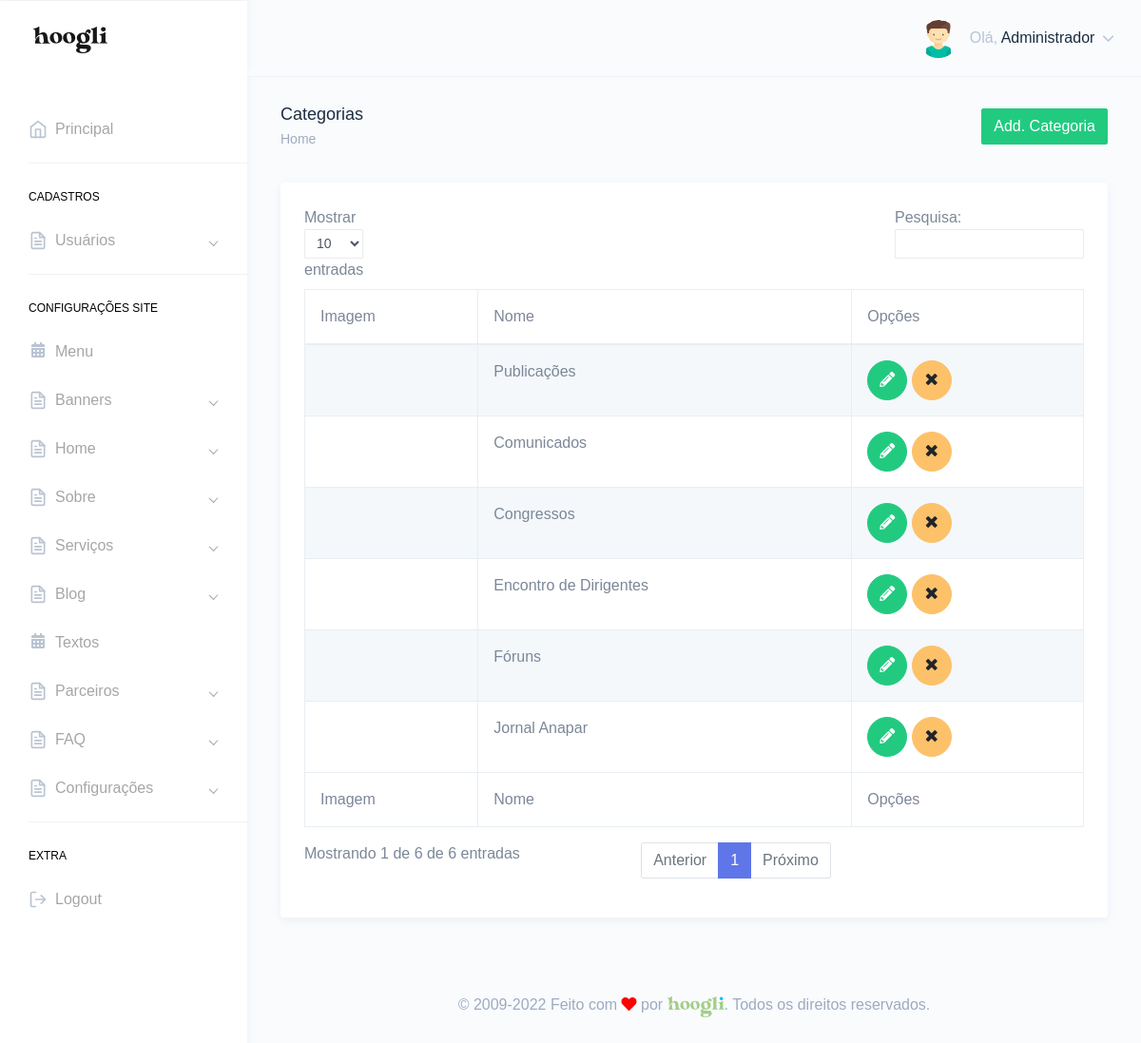
The app's page /painel/categorias-publicacoes.php (signed in) with its own data.
### tables this page shows
CREATE TABLE `tbl_usuarios` (
  `id` int(11) NOT NULL,
  `nome` varchar(250) DEFAULT NULL,
  `email` varchar(250) DEFAULT NULL,
  `telefone` varchar(250) DEFAULT NULL,
  `endereco` varchar(250) DEFAULT NULL,
  `cpf` varchar(100) DEFAULT NULL,
  `login` varchar(100) DEFAULT NULL,
  `senha` varchar(100) DEFAULT NULL,
  `foto` varchar(250) DEFAULT NULL,
  `id_cargo` int(11) DEFAULT NULL,
  `sexo` varchar(2) DEFAULT NULL,
  `perm_cad_usuario` varchar(2) DEFAULT NULL,
  `perm_relatorio` varchar(2) DEFAULT NULL,
  `perm_add_usuario` varchar(2) DEFAULT NULL,
  `perm_edit_usuario` varchar(2) DEFAULT NULL,
  `perm_del_usuario` varchar(2) DEFAULT NULL,
  `perm_cad_contato` varchar(2) DEFAULT NULL,
  `perm_edit_contato` varchar(2) DEFAULT NULL,
  `perm_del_contato` varchar(2) DEFAULT NULL,
  `perm_edit_contato_nf` varchar(3) DEFAULT NULL,
  `perm_pag_principal_rm` varchar(2) DEFAULT NULL,
  `perm_pag_principal_uc` varchar(2) DEFAULT NULL,
  `admin_geral` varchar(2) DEFAULT NULL,
  `data_frase` date DEFAULT NULL,
  `id_frase` int(11) DEFAULT NULL,
  `frase_lida` varchar(2) DEFAULT NULL
);

CREATE TABLE `tbl_categoria_publicacao` (
  `id` int(11) NOT NULL,
  `nome` varchar(250) DEFAULT NULL,
  `foto` varchar(250) DEFAULT NULL,
  `url_amigavel` varchar(250) DEFAULT NULL
);

### Connection/con-pdo.php (called while the page is built, shortened)
<?php
$conInstanciada = '';
if(empty($conInstanciada)) {
	class Conexao {
		private static $pdo;
		public static function getInstance() {
		if (!isset(self::$pdo)) {
		 try {
		  $opcoes = array(PDO::MYSQL_ATTR_INIT_COMMAND => 'SET NAMES utf8', PDO::ATTR_PERSISTENT => TRUE);
		  self::$pdo = new PDO("mysql:host=" . HOST . "; dbname=" . DBNAME . "; charset=" . CHARSET . ";", USER, PASSWORD, $opcoes);
		  self::$pdo->setAttribute(PDO::ATTR_ERRMODE, PDO::ERRMODE_EXCEPTION);
		 } catch (PDOException $e) {
		  print "Erro: " . $e->getMessage();
		 }
		}
		return self::$pdo;
		}
	}
}

### Class/acesso.class.php (called while the page is built, shortened)
<?php
$AcessoInstanciada = '';
if(empty($AcessoInstanciada)) {
	if(file_exists('Connection/conexao.php')) {
		require_once('Connection/con-pdo.php');
		require_once('Class/funcoes.php');
	} else {
		require_once('../Connection/con-pdo.php');
		require_once('../Class/funcoes.php');
	}
	class Acesso {
		private $pdo = null;
		private static $Acesso = null;
		private function __construct($conexao){
			$this->pdo = $conexao;
		}
		public static function getInstance($conexao){
			if (!isset(self::$Acesso)):
				self::$Acesso = new Acesso($conexao);
			endif;
			return self::$Acesso;
		}
		function rsDados($id='', $idCargo='', $orderBy='', $limite='') {
			$sqlLimite = '';
			$sqlOrdem = '';
			$sql = '';
			$nCampos = 0;
			if(!empty($id)) {
				$sql .= " and id = ?";
				$nCampos++;
				$campo[$nCampos] = $id;
			}
			try{
				$sql = "SELECT * FROM tbl_usuarios where 1=1 $sql $sqlOrdem $sqlLimite";
				$stm = $this->pdo->prepare($sql);
				for($i=1; $i<=$nCampos; $i++) {
					$stm->bindValue($i, $campo[$i]);
				}
				$stm->execute();
				$rsDados = $stm->fetchAll(PDO::FETCH_OBJ);
				if($id <> '' or $limite == 1) {
					return($rsDados[0]);
				} else {
					return($rsDados);
				}
			} catch(PDOException $erro){
				echo $erro->getMessage();
			}
		}
	}
}

### painel/verifica.php (called while the page is built, shortened)
<?php
include "../Class/acesso.class.php";
$verificaRestrito = Acesso::getInstance(Conexao::getInstance());
include "../Class/categorias.class.php";
$categorias = Categorias::getInstance(Conexao::getInstance());
$verificaRestrito->restritoAdmin();
$dadosUsuarioLogado = $verificaRestrito->rsDados($_SESSION['dadosLogado']->id);
?>

### Class/funcoes.php (called while the page is built, shortened)
<?php
  function icone_genero($genero) {
    switch ($genero) {
      case "M": return "assets/images/avatars/boy.svg"; break;
    }
  }
?>

### Class/categorias.class.php (called while the page is built, shortened)
<?php
$CategoriasInstanciada = '';
if(empty($CategoriasInstanciada)) {
	if(file_exists('Connection/conexao.php')) {
		require_once('Connection/con-pdo.php');
		require_once('Class/funcoes.php');
	} else {
		require_once('../Connection/con-pdo.php');
		require_once('../Class/funcoes.php');
	}
	class Categorias {
		private $pdo = null;
		private static $Categorias = null;
		private function __construct($conexao){
			$this->pdo = $conexao;
		}
		public static function getInstance($conexao){
			if (!isset(self::$Categorias)):
				self::$Categorias = new Categorias($conexao);
			endif;
			return self::$Categorias;
		}
			function rsDadosCatPublicacao($id='', $orderBy='', $limite='', $url_amigavel='') {
			$nCampos = 0;
			$sql = '';
			$sqlOrdem = '';
			$sqlLimite = '';
			try{
				$sql = "SELECT * FROM tbl_categoria_publicacao where 1=1 $sql $sqlOrdem $sqlLimite";
				$stm = $this->pdo->prepare($sql);
				for($i=1; $i<=$nCampos; $i++) {
					$stm->bindValue($i, $campo[$i]);
				}
				$stm->execute();
				$rsDados = $stm->fetchAll(PDO::FETCH_OBJ);
				if($id <> '' or $limite == 1) {
					return($rsDados[0]);
				} else {
					return($rsDados);
				}
			} catch(PDOException $erro){
				echo $erro->getMessage();
			}
		}
	}
}

### painel/categorias-publicacoes.php (the view, shortened to what this page needs)
<?php include "verifica.php";
$puxaCategorias = $categorias->rsDadosCatPublicacao();
?>
<!DOCTYPE html>
<html dir="ltr" lang="pt-br">
<head>
    <link href="dist/css/style.min.css" rel="stylesheet">
</head>
<body>
    <div id="main-wrapper" data-theme="light" data-layout="vertical" data-navbarbg="skin6" data-sidebartype="full" data-sidebar-position="fixed" data-header-position="fixed" data-boxed-layout="full">
      <?php include "header.php";?>
       <?php include "inc-menu-lateral.php";?>
        <div class="page-wrapper">
            <div class="page-breadcrumb">
                <div class="row">
                    <div class="col-7 align-self-center">
                        <h4 class="page-title text-truncate text-dark font-weight-medium mb-1">Categorias</h4>
                        <div class="d-flex align-items-center">
                            <nav aria-label="breadcrumb">
                                <ol class="breadcrumb m-0 p-0">
                                    <li class="breadcrumb-item"><a href="." class="text-muted">Home</a></li>
                                </ol>
                            </nav>
                        </div>
                    </div>
                    <div class="col-5 align-self-center">
                        <a href="add-categoria-publicacao.php" class="btn btn-success float-right">Add. Categoria</a>
                    </div>
                </div>
            </div>
            <div class="container-fluid">
                <div class="row">
                    <div class="col-12">
                        <div class="card">
                            <div class="card-body">
                                <div class="table-responsive">
                                    <table id="zero_config" class="table table-striped table-bordered no-wrap">
                                        <thead>
                                            <tr>
                                                <th>Imagem</th>
                                                <th>Nome</th>
                                                <th>Opções</th>
                                            </tr>
                                        </thead>
                                        <tbody>
                                            <?php
                                            if(count($puxaCategorias) > 0){
                                            foreach($puxaCategorias as $categoria){?>
                                            <tr>
                                                <td>
                                                    </td>
                                                <td><?php echo $categoria->nome;?></td>
                                                <td>
                                                    <a href="editar-categoria-publicacao.php?id=<?php echo $categoria->id;?>" class="btn btn-success btn-circle"><i class="fas fa-pencil-alt"></i></a>
                                                    <a href="categorias-publicacoes.php?id=<?php echo $categoria->id;?>&acao=excluirCategoriaPublicacao" class="btn btn-warning btn-circle"><i class="fa fa-times"></i></a>
                                                </td>
                                            </tr>
                                            <?php } }?>
                                        </tbody>
                                        <tfoot>
                                            <tr>
                                                <th>Imagem</th>
                                                <th>Nome</th>
                                                <th>Opções</th>
                                            </tr>
                                        </tfoot>
                                    </table>
                                </div>
                            </div>
                        </div>
                    </div>
                </div>
            </div>
        <?php include "footer.php";?>
        </div>
    </div>
</body>
</html>

### painel/header.php (shortened to what this page needs)
<header class="topbar" data-navbarbg="skin6">
            <nav class="navbar top-navbar navbar-expand-md">
                <div class="navbar-header" data-logobg="skin6">
                    <div class="navbar-brand">
                        <a href=".">
                            <span class="logo-text">
                                <img src="assets/images/hoogli_logo.png" alt="homepage" class="dark-logo" />
                            </span>
                        </a>
                    </div>
                </div>
                <div class="navbar-collapse collapse" id="navbarSupportedContent">
                    <ul class="navbar-nav float-right">
                        <li class="nav-item dropdown">
                            <a class="nav-link dropdown-toggle" href="javascript:void(0)" data-toggle="dropdown"
                                aria-haspopup="true" aria-expanded="false">
                                <?php if(!empty($dadosUsuarioLogado->foto)){?>
                                <img src="../img/<?php echo $dadosUsuarioLogado->foto;?>" alt="<?php echo $dadosUsuarioLogado->nome;?>" class="rounded-circle" width="40">
                                <?php }else{?>
                                <img src="<?php echo icone_genero($dadosUsuarioLogado->sexo);?>" alt="<?php echo $dadosUsuarioLogado->nome;?>" class="rounded-circle" width="40">
                                <?php }?>
                                <span class="ml-2 d-none d-lg-inline-block"><span>Olá,</span> <span
                                        class="text-dark"><?php echo $dadosUsuarioLogado->nome;?></span> <i data-feather="chevron-down"
                                        class="svg-icon"></i></span>
                            </a>
                        </li>
                    </ul>
                </div>
            </nav>
        </header>

### records on screen
tbl_usuarios: nome "Administrador"
tbl_categoria_publicacao: nome "Publicações"
tbl_categoria_publicacao: nome "Comunicados"
tbl_categoria_publicacao: nome "Congressos"
tbl_categoria_publicacao: nome "Encontro de Dirigentes"
tbl_categoria_publicacao: nome "Fóruns"
tbl_categoria_publicacao: nome "Jornal Anapar"
